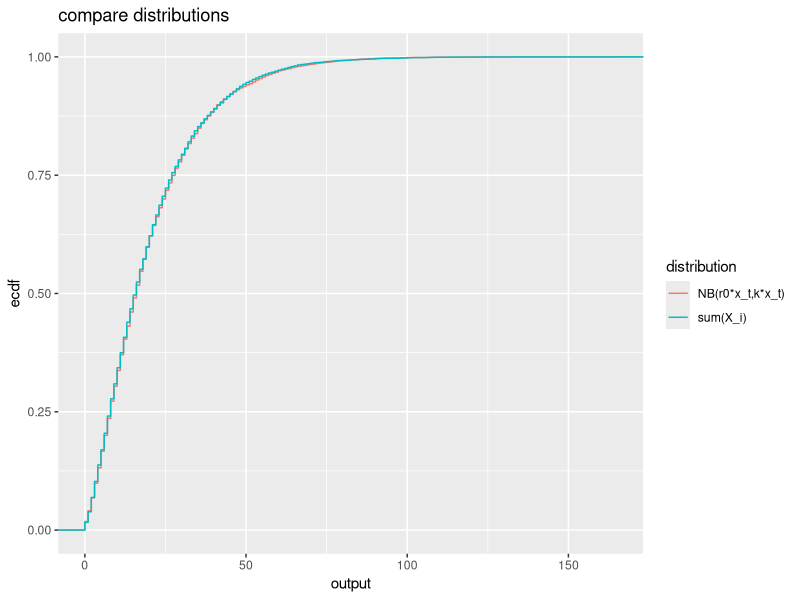
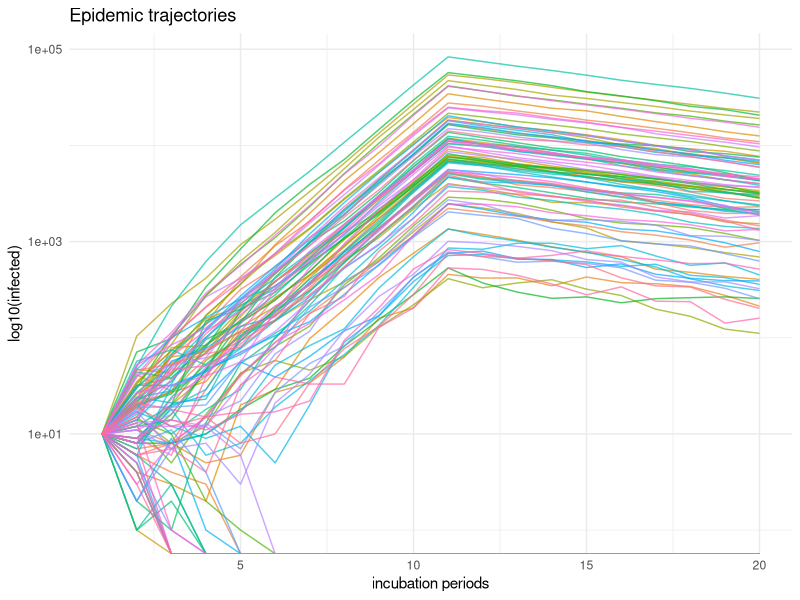
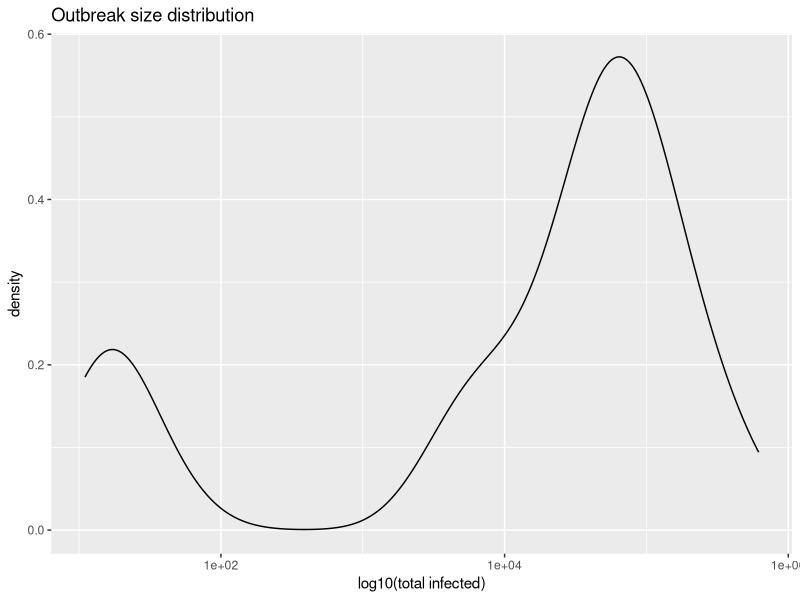

R code for these plots, in order: (Note: this script raises an error after producing the figures.)
## ---- chunk 1
knitr::opts_chunk$set(echo = FALSE)
library(tidyverse)
## ---- chunk 2
# numerically test claim that the previous two distributions are the same
test <- tibble("sum(X_i)" = replicate(10000, sum(rnbinom(n = 10, mu = 2, size = 0.16))),
       "NB(r0*x_t,k*x_t)" = replicate(10000, rnbinom(n = 1, mu = 10 * 2, size = 10 * 0.16)) ) %>%
  pivot_longer(cols = 1:2,
               names_to = "distribution",
               values_to = "output")
# ggplot(test) +
#   geom_density(aes(output, fill = distribution), alpha = 0.5)

ggplot(test) +
  stat_ecdf(aes(x = output, col = distribution)) +
  labs(title = "compare distributions")
## ---- chunk 3
episim <- function (t, i_0, r0, disp, cont, nsim) {
  
  # init list to store each simulation
  out_list <- vector("list", nsim)
  
  for (k in seq_along(out_list)) {
      # initialize data frame
  out <- tibble("time" = t
                , "R0_true" = r0
                , "disp_true" = disp
                , "control" = cont
                , "infected" = i_0
                , "simulation" = k)
    # branching process simulations
  for (i in 2:length(t)) {
    out[i, "infected"] <- sum(rnbinom(n = unlist(out[i-1, "infected"]), # number infected in previous time step
                                      mu = (1 - unlist(out[i-1, "control"]))  * unlist(out[i-1, "R0_true"]), # (controlled) R
                                      size = unlist(out[i-1, "disp_true"]))) # dispersion
  }
  # save in out_list
  out_list[[k]] <- out
  }
  return(bind_rows(out_list))
}

# set params and init conds
t <- 1:20
r0 <- c(rep(2, 10), rep(0.9, 10)) # lockdown starts at t = 11
disp <- 0.16 # sars-like dispersion
i_0 <- 10
cont <- 0
n <- 100

# simulate
outbreak <- episim(t = t, i_0 = i_0, r0 = r0, disp = disp, cont = cont, nsim = n)
## ---- chunk 4
# Plot simulations
ggplot(outbreak, aes(x = time, y = infected, group = simulation, col = as.factor(simulation) )) +
  geom_line(alpha = 0.7) +
  scale_y_log10() +
  theme_minimal() +
  theme(legend.position = "none") +
  labs(title = "Epidemic trajectories"
       , y = "log10(infected)"
       , x = "incubation periods")

outbreak %>% group_by(simulation) %>% summarize(total_infected = sum(infected)) %>% 
ggplot() +
  geom_density(aes(x = total_infected) )+
  scale_x_log10() +
  labs(title = "Outbreak size distribution" 
         ,x = "log10(total infected)")

## ---- chunk 5
set.seed(123)
testdf <- episim(t = t, i_0 = i_0, r0 = r0, disp = disp, cont = cont, nsim = 1)

testdf$lik0 <- NA
testdf$lik1 <- NA

for (i in 2:nrow(testdf)) {
  # observed states and known pars
  x0 <- unlist(testdf[i-1, "infected"])
  x1 <- unlist(testdf[i, "infected"])
  disp <- unlist(testdf[i-1, "disp_true"])
  
  # parameter space
  theta0 <- c(1 + 10^-6, 2.5) # acceptance
  theta1 <- c(0, 1)           # rejection
  # init guess for optim
  guess0 <- 1.5
  guess1 <- 0.5
  
  # likelihood calculation
  testdf[i,"lik0"] <- likelihood(x_prev = x0, x_now = x1, disp = disp,  # p(x_now | x_prev, disp, theta \in Theta_0)
                     interval = theta0, guess = guess0)
  testdf[i,"lik1"] <- likelihood(x_prev = x0, x_now = x1, disp = disp,  # p(x_now | x_prev, disp, theta \in Theta_1)
                     interval = theta1, guess = guess1)
}
 
test_sprt <- testdf %>%
  mutate(sr = log(lik1/lik0) ,
         sr = ifelse(is.na(sr), 0, sr),
         sprt = cumsum(sr),
         a = log( (1 - 0.05)/ 0.05),
         b = log(0.05/(1 - 0.05)))
## ---- chunk 6
test_sprt %>%
  ggplot() +
  geom_line(aes(x = time, y = sprt)) +
  geom_hline(aes(x = time, yintercept = a), type = "dashed") +
  geom_hline(aes(x = time, yintercept = b), type = "dashed")
